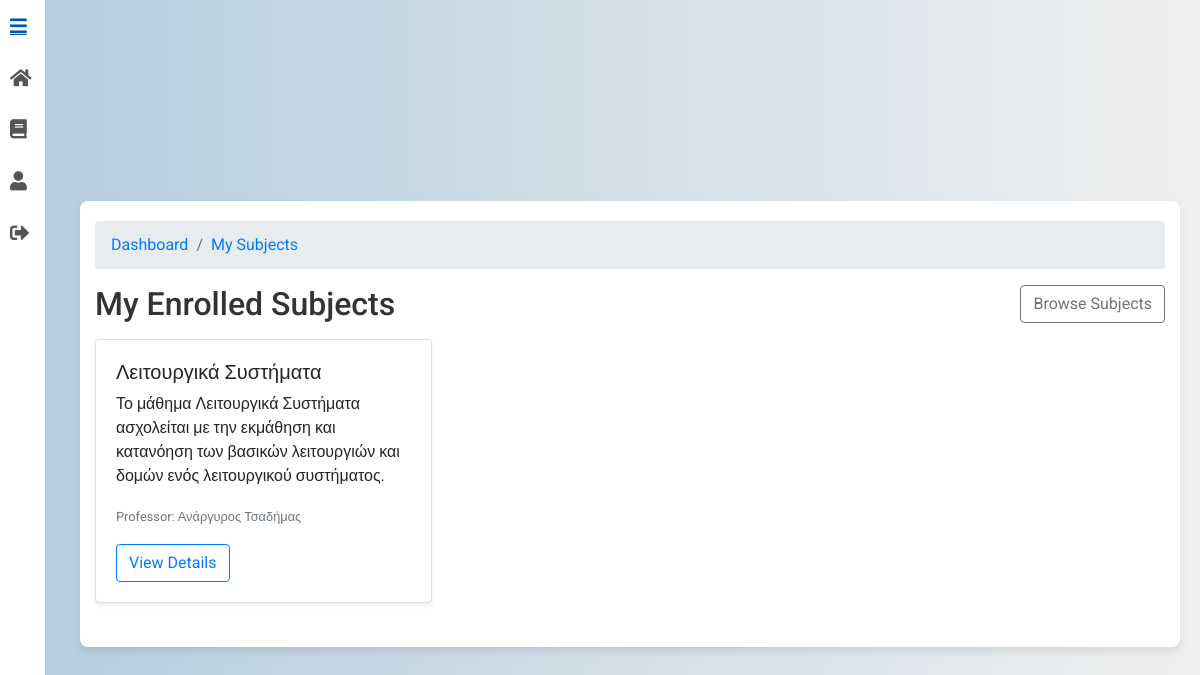
The page /subjects/ (signed in) on the database its author committed.
### subjects/models.py (models this page shows, shortened)
class Subject(models.Model):
    name = models.CharField(max_length=100)
    professor = models.ForeignKey(
        CustomUser,
        limit_choices_to={"role": "professor"},
        on_delete=models.CASCADE,
        editable=False,
    )
    description = models.TextField(blank=True)
    class Meta:
        ordering = ["name"]

### users/models.py (models this page shows, shortened)
class CustomUser(AbstractUser):
    ROLE_CHOICES = [
        ('student', 'Student'),
        ('professor', 'Professor')
    ]
    role = models.CharField(max_length=10, choices=ROLE_CHOICES)
    institution = models.ForeignKey('Institution', on_delete=models.SET_NULL, null=True, blank=True)

### subjects/views.py (the view)
# urls.py: path("", MySubjectsView.as_view(), name="my_subjects"),
class MySubjectsView(LoginRequiredMixin, BreadcrumbMixin, ListView):
    model = Subject
    template_name = "my_subjects.html"
    context_object_name = "subjects"
    paginate_by = 6
    def get_breadcrumbs(self):
        return [
            ("Dashboard", DASHBOARD_URL),
            ("My Subjects", reverse_lazy("subjects:my_subjects")),
        ]
    def get_queryset(self):
        qs = Subject.objects.select_related("professor").order_by("name")
        role = getattr(self.request.user, "role", None)
        if role == "professor":
            return qs.filter(professor=self.request.user)
        if role == "student":
            return qs.filter(enrollments__user=self.request.user).distinct()
        return Subject.objects.none()
    def get_context_data(self, **kwargs):
        ctx = super().get_context_data(**kwargs)
        role = getattr(self.request.user, "role", None)
        ctx["is_professor"] = (role == "professor")
        ctx["is_student"]  = (role == "student")
        ctx["browse_url"]  = reverse_lazy("subjects:browse_subjects")
        ctx["breadcrumbs"] = self.get_breadcrumbs()
        return ctx

### UniGrading/mixin.py (called while the page is built)
    def get_context_data(self, **kwargs):
        context = super().get_context_data(**kwargs)
        context["breadcrumbs"] = self.get_breadcrumbs()
        return context

### subjects/templates/my_subjects.html (shortened to what this page needs)
{% extends 'base.html' %}
{% load static %}
{% load subject_filters %}
{% load view_breadcrumbs %}
{% block content %}
<div class="container mt-5">
  <nav aria-label="breadcrumb">
    <ol class="breadcrumb">
      {% for name, url in breadcrumbs %}
        <li class="breadcrumb-item"><a href="{{ url }}">{{ name }}</a></li>
      {% endfor %}
    </ol>
  </nav>
  <div class="d-flex justify-content-between mb-3 align-items-center">
    <h2 class="mb-0">
      {% if request.user.role == 'student' %}My Enrolled Subjects{% else %}My Subjects{% endif %}
    </h2>
    <div class="btn-group">
      <a href="{{ browse_url }}" class="btn btn-outline-secondary">Browse Subjects</a>
    </div>
  </div>
  <div class="row">
    {% for subject in subjects %}
      <div class="col-md-4">
        <div class="card mb-4 shadow-sm">
          <div class="card-body">
            <h5 class="card-title mb-2" id="subj-title-{{ subject.pk }}">{{ subject.name }}</h5>
            <p class="card-text">{{ subject.description|default:"No description."|truncatewords:20 }}</p>
            <p class="card-text">
              <small class="text-muted">
                Professor:
                {% if subject.professor.first_name and subject.professor.last_name %}
                  {{ subject.professor.first_name }} {{ subject.professor.last_name }}
                {% else %}
                  {{ subject.professor.email }}
                {% endif %}
              </small>
            </p>
            <div class="d-flex gap-2">
              <a href="{% url 'subjects:subject_detail' subject.pk %}" class="btn btn-outline-primary">
                View Details
              </a>
            </div>
          </div>
        </div>
      </div>
    {% endfor %}
  </div>
</div>
{% endblock %}

### static/css/styles.css (style rules this page uses)
body { font-family: 'Roboto', sans-serif; background: linear-gradient(to right, #b3cde0, #f0f0f0); margin: 0; padding: 0; display: flex; justify-content: center; align-items: center; min-height: 100vh; }
.container { background-color: #ffffff; padding: 20px; border-radius: 8px; box-shadow: 0 4px 8px rgba(0, 0, 0, 0.1); max-width: 900px; width: 100%; animation: fadeIn 1s ease-in-out; }
h2 { text-align: center; color: #333333; margin-bottom: 20px; }
.card { transition: transform 0.3s, box-shadow 0.3s; }

### subjects/templates/base.html (style rules this page uses)
body { background: linear-gradient(to right, #b3cde0, #f0f0f0); margin: 0; padding: 0; font-family: 'Roboto', sans-serif; display: flex; }
.main-content > * { max-width: 100%; }

### rows shown on the page
Subject: name "Λειτουργικά Συστήματα", description "Το μάθημα Λειτουργικά Συστήματα ασχολείται με την εκμάθηση και κατανόηση των βασικών λειτουργιών και δομών ενός λειτουργικού συστήματος.", professor.first_name "Ανάργυρος", professor.last_name "Τσαδήμας"

### other values the page prints
{{ name }} "Dashboard" "My Subjects"
